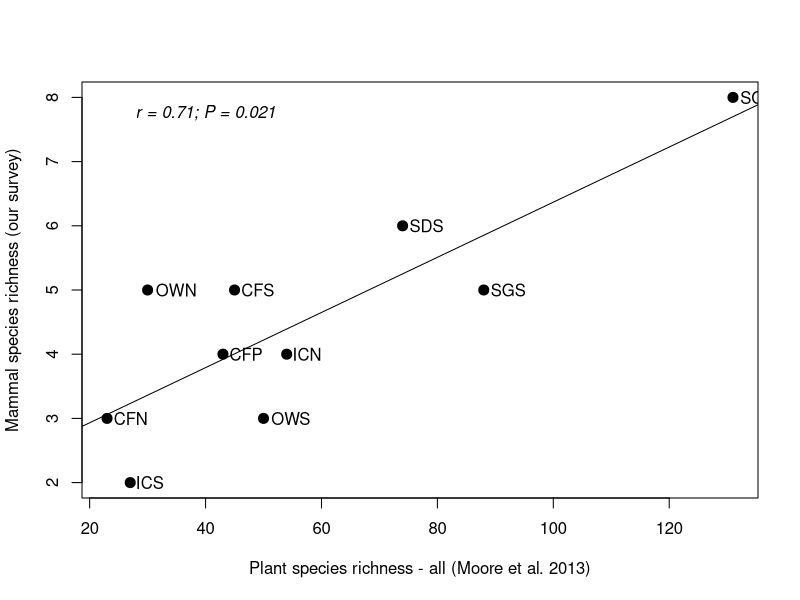
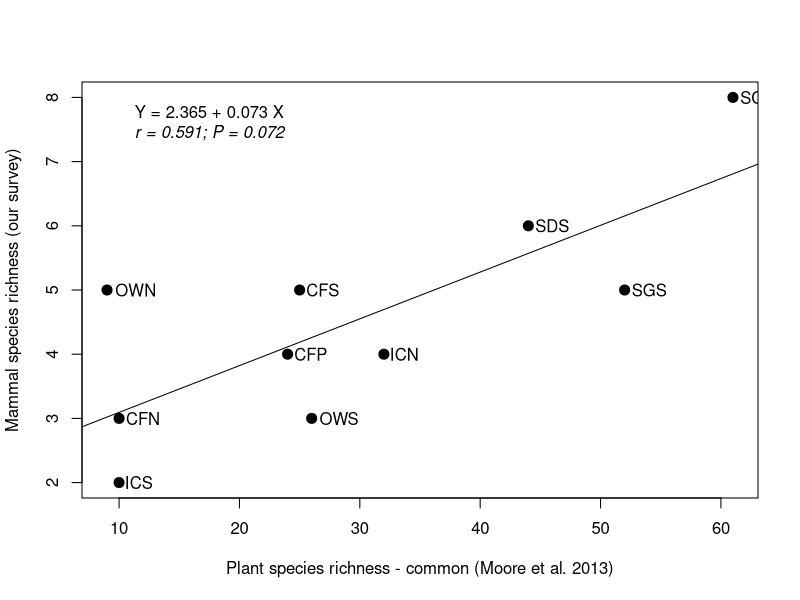
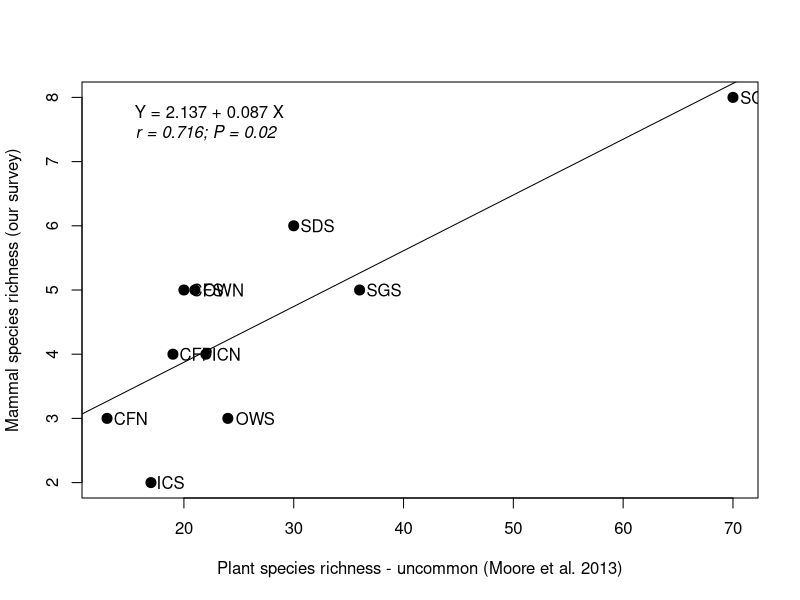
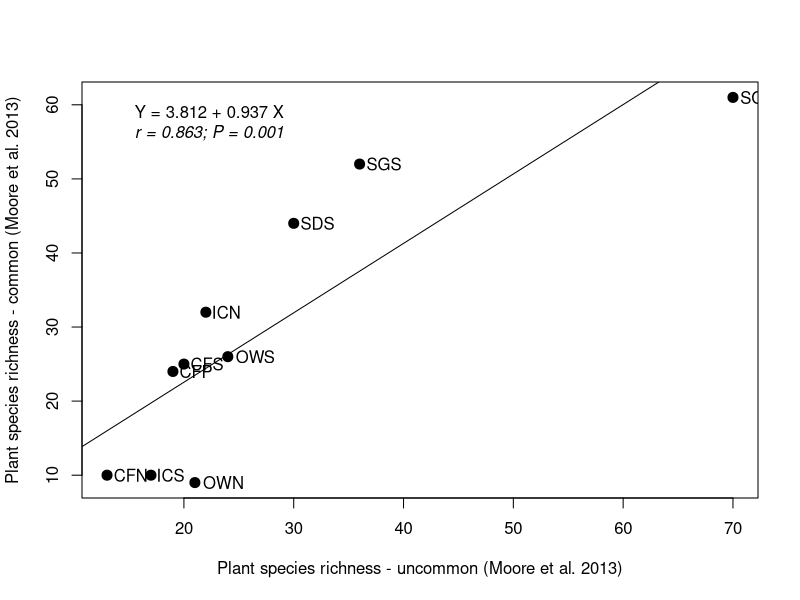
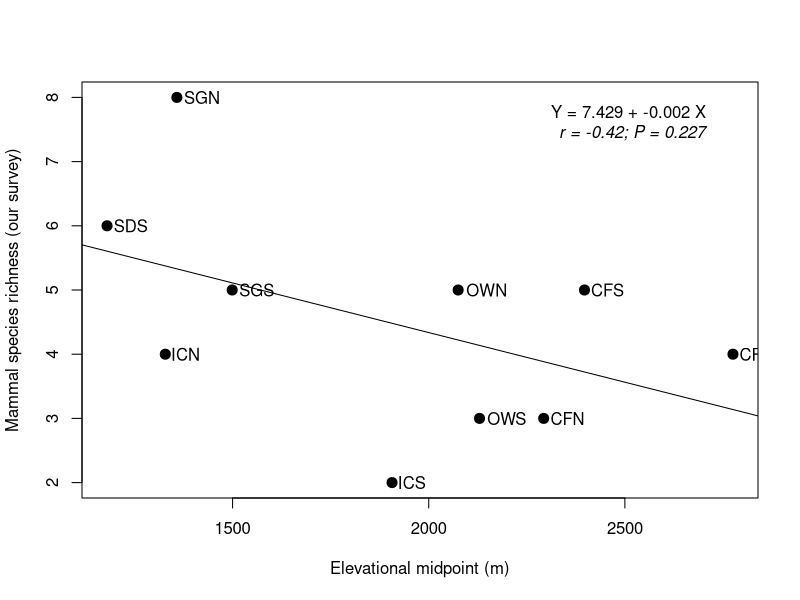
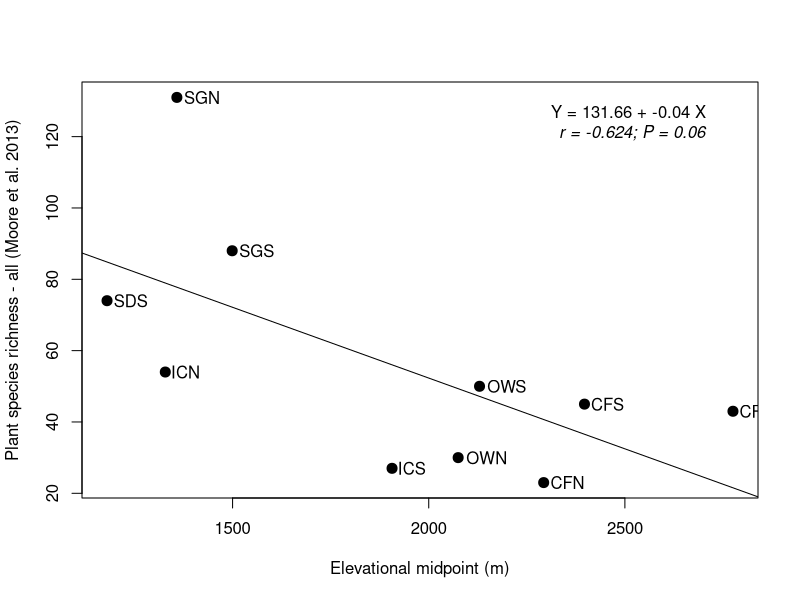

The R source for these figures, in order:
# Code to summarize Santa Catalinas data
#####

#setwd("/Users/n8upham/ASU\ Dropbox/Nathan\ Upham/PROJECTS/SantaCatalinas_project/MS_2024-2025/sc_mamm_survey/Fig5_compareToPlants")
setwd("/Users/unathan/ASU\ Dropbox/Nathan\ Upham/PROJECTS/SantaCatalinas_project/MS_2024-2025/sc_mamm_survey/Fig5_compareToPlants")

allDat<-read.csv("AllMammalRecords_2021-23_Refined.csv")

table(allDat$habitat)

#                                      Interior Chaparral 
#                                                     197 
#                                    Madrean Oak Woodland 
#                                                     316 
#                           Petran Montane Conifer Forest 
#                                                     576 
#                                    Semidesert Grassland 
#                                                     313 
# Upland Sonoran Desertscrub/Semidesert Grassland ecotone 
#                                                     399 

table(allDat$site)

# CFN CFP CFS ICN ICS OWN OWS SDS SGN SGS 
# 120 238 218 123  74 174 142 399 147 166 

allSamplesBySite<-as.data.frame(table(allDat$site))

#    Var1 Freq
# 1   CFN  120
# 2   CFP  238
# 3   CFS  218
# 4   ICN  123
# 5   ICS   74
# 6   OWN  174
# 7   OWS  142
# 8   SDS  399
# 9   SGN  147
# 10  SGS  166

allVoucherDat<-allDat[which(allDat$basisOfRecord=="PRESERVED_SPECIMEN"),]
# 150 records

allVouchersBySite<-as.data.frame(table(allVoucherDat$site))

#    Var1 Freq
# 1   CFN    7
# 2   CFP   18
# 3   CFS   19
# 4   ICN   13
# 5   ICS    4
# 6   OWN   12
# 7   OWS    9
# 8   SDS   35
# 9   SGN   17
# 10  SGS   16


listOfSites<-as.vector(allVouchersBySite$Var1)
allSpp<-list(length(listOfSites))
whichSpp<-list(length(listOfSites))
numSpp<-list(length(listOfSites))
for(i in 1:length(listOfSites)){
	site_i<-listOfSites[i]
	allSpp[[i]]<-allVoucherDat[which(allVoucherDat$site==site_i),"species"]
	whichSpp[[i]]<-as.data.frame(table(allSpp[[i]]))
	numSpp[[i]]<-length(whichSpp[[i]][,1])
}
numSpp_ALL<-do.call(rbind, numSpp)

finalDat<-cbind.data.frame(listOfSites, numSpp_ALL)

#    listOfSites numSpp_ALL
# 1          CFN          3
# 2          CFP          4
# 3          CFS          5
# 4          ICN          4
# 5          ICS          2
# 6          OWN          5
# 7          OWS          3
# 8          SDS          6
# 9          SGN          8
# 10         SGS          5

#######
# PLOTTING
######

# Read back in data joined to Moore et al. 2013, Table 6
#######
datJoined<-read.csv("AllMammalSpecies-bySite_joinToMooreEtAl-Table6_DATA.csv")


# ALL PLANTS
####
X.VAR<-datJoined$numSpp_plantsAll
X.LAB<-"Plant species richness - all (Moore et al. 2013)"
Y.LAB<-"Mammal species richness (our survey)"

	TEST<-cor.test(x=X.VAR, y=datJoined$numSpp_mammalsAll,
              alternative = c("two.sided"),
              method = c("spearman"), conf.level = 0.95)
	TEST$estimate[[1]]
	TEST$p.value[[1]]
	#[1] 0.7099983
	#[1] 0.02142292

	# IS NORMAL?
	ks.test(y=datJoined$numSpp_mammalsAll, x=X.VAR)
		# data:  X.VAR and datJoined$numSpp_mammalsAll
		# D = 1, p-value = 1.083e-05 <<< FAILS!  So not relevant to summarize the linear model.
		# alternative hypothesis: two-sided

	TEST2<-lm(datJoined$numSpp_mammalsAll ~ X.VAR, data=datJoined)
	TEST2$coefficients[[1]]
	TEST2$coefficients[[2]]
    #           (Intercept)  datJoined$numSpp_plantsAll  
    #               2.07323                     0.04295  


pdf("AllMammalSpecies-bySite_joinToMooreEtAl_mam-v-allPlant_clean_noLine.pdf")

	plot(datJoined$numSpp_mammalsAll ~ X.VAR, type="n",data=datJoined, xlab=X.LAB, ylab=Y.LAB)
	points(datJoined$numSpp_mammalsAll ~ X.VAR, data=datJoined, cex=2, pch=20)
	text(y=datJoined$numSpp_mammalsAll, x=X.VAR, labels=datJoined$Site, adj=-0.2)

	abline(a=TEST2$coefficients[[1]], b=TEST2$coefficients[[2]])
	#mtext(text= paste0("Y = ",round(TEST2$coefficients[[1]],3), " + ",round(TEST2$coefficients[[2]],3)," X"), 
	#	side=3, line= -2, adj=0.1)
	mtext(text= paste0("r = ",round(TEST$estimate[[1]],3), "; P = ",round(TEST$p.value[[1]],3)), 
		side=3, line= -2, adj=0.1, font=3)

dev.off()


# COMMON PLANTS
####
X.VAR<-datJoined$numSpp_plantsCommon
X.LAB<-"Plant species richness - common (Moore et al. 2013)"
Y.LAB<-"Mammal species richness (our survey)"

	TEST<-cor.test(x=X.VAR, y=datJoined$numSpp_mammalsAll,
              alternative = c("two.sided"),
              method = c("spearman"), conf.level = 0.95)
	TEST$estimate[[1]]
	TEST$p.value[[1]]
	#[1] 0.5914021
	#[1] 0.07173829	

	TEST2<-lm(datJoined$numSpp_mammalsAll ~ X.VAR, data=datJoined)
	TEST2$coefficients[[1]]
	TEST2$coefficients[[2]]
	#	Coefficients:
	# (Intercept)        X.VAR  
	#    2.36547      0.07285  
pdf("AllMammalSpecies-bySite_joinToMooreEtAl_mam-v-commonPlant_clean.pdf")

	plot(datJoined$numSpp_mammalsAll ~ X.VAR, type="n",data=datJoined, xlab=X.LAB, ylab=Y.LAB)
	points(datJoined$numSpp_mammalsAll ~ X.VAR, data=datJoined, cex=2, pch=20)
	text(y=datJoined$numSpp_mammalsAll, x=X.VAR, labels=datJoined$Site, adj=-0.2)

	abline(a=TEST2$coefficients[[1]], b=TEST2$coefficients[[2]])
	mtext(text= paste0("Y = ",round(TEST2$coefficients[[1]],3), " + ",round(TEST2$coefficients[[2]],3)," X"), 
		side=3, line= -2, adj=0.1)
	mtext(text= paste0("r = ",round(TEST$estimate[[1]],3), "; P = ",round(TEST$p.value[[1]],3)), 
		side=3, line= -3, adj=0.1, font=3)

dev.off()


# UNCOMMON PLANTS
####
X.VAR<-datJoined$numSpp_plantsUncommon
X.LAB<-"Plant species richness - uncommon (Moore et al. 2013)"
Y.LAB<-"Mammal species richness (our survey)"

	TEST<-cor.test(x=X.VAR, y=datJoined$numSpp_mammalsAll,
              alternative = c("two.sided"),
              method = c("spearman"), conf.level = 0.95)
	TEST$estimate[[1]]
	TEST$p.value[[1]]
	#[1] 0.7161722
	#[1] 0.01981919	

	TEST2<-lm(datJoined$numSpp_mammalsAll ~ X.VAR, data=datJoined)
	TEST2$coefficients[[1]]
	TEST2$coefficients[[2]]
	#	Coefficients:
	# (Intercept)       X.VAR 
	#    2.137326    0.086863 
pdf("AllMammalSpecies-bySite_joinToMooreEtAl_mam-v-uncommonPlant_clean.pdf")

	plot(datJoined$numSpp_mammalsAll ~ X.VAR, type="n",data=datJoined, xlab=X.LAB, ylab=Y.LAB)
	points(datJoined$numSpp_mammalsAll ~ X.VAR, data=datJoined, cex=2, pch=20)
	text(y=datJoined$numSpp_mammalsAll, x=X.VAR, labels=datJoined$Site, adj=-0.2)

	abline(a=TEST2$coefficients[[1]], b=TEST2$coefficients[[2]])
	mtext(text= paste0("Y = ",round(TEST2$coefficients[[1]],3), " + ",round(TEST2$coefficients[[2]],3)," X"), 
		side=3, line= -2, adj=0.1)
	mtext(text= paste0("r = ",round(TEST$estimate[[1]],3), "; P = ",round(TEST$p.value[[1]],3)), 
		side=3, line= -3, adj=0.1, font=3)

dev.off()

# COMMON VS UNCOMMON PLANTS
####
X.VAR<-datJoined$numSpp_plantsUncommon
X.LAB<-"Plant species richness - uncommon (Moore et al. 2013)"
Y.LAB<-"Plant species richness - common (Moore et al. 2013)"

	TEST<-cor.test(x=X.VAR, y=datJoined$numSpp_plantsCommon,
              alternative = c("two.sided"),
              method = c("spearman"), conf.level = 0.95)
	TEST$estimate[[1]]
	TEST$p.value[[1]]
		# [1] 0.8632259
		# [1] 0.001293815

	TEST2<-lm(datJoined$numSpp_plantsCommon ~ X.VAR, data=datJoined)
	TEST2$coefficients[[1]]
	TEST2$coefficients[[2]]
	#	Coefficients:
		# (Intercept)       X.VAR 
		#    3.812376    0.937045 
	
pdf("AllMammalSpecies-bySite_joinToMooreEtAl_common-v-uncommonPlant_clean.pdf")

	plot(datJoined$numSpp_plantsCommon ~ X.VAR, type="n",data=datJoined, xlab=X.LAB, ylab=Y.LAB)
	points(datJoined$numSpp_plantsCommon ~ X.VAR, data=datJoined, cex=2, pch=20)
	text(y=datJoined$numSpp_plantsCommon, x=X.VAR, labels=datJoined$Site, adj=-0.2)

	abline(a=TEST2$coefficients[[1]], b=TEST2$coefficients[[2]])
	mtext(text= paste0("Y = ",round(TEST2$coefficients[[1]],3), " + ",round(TEST2$coefficients[[2]],3)," X"), 
		side=3, line= -2, adj=0.1)
	mtext(text= paste0("r = ",round(TEST$estimate[[1]],3), "; P = ",round(TEST$p.value[[1]],3)), 
		side=3, line= -3, adj=0.1, font=3)

dev.off()




# ELEV MID... VS MAMMALS
####
X.VAR<-datJoined$elevMid
X.LAB<-"Elevational midpoint (m)"
Y.LAB<-"Mammal species richness (our survey)"

	TEST<-cor.test(x=X.VAR, y=datJoined$numSpp_mammalsAll,
              alternative = c("two.sided"),
              method = c("spearman"), conf.level = 0.95)
	TEST$estimate[[1]]
	TEST$p.value[[1]]
		# [1] -0.4198251
		# [1] 0.2270985

	TEST2<-lm(datJoined$numSpp_mammalsAll ~ X.VAR, data=datJoined)
	TEST2$coefficients[[1]]
	TEST2$coefficients[[2]]
		# (Intercept)        X.VAR 
		# 7.428708296 -0.001546145 

pdf("AllMammalSpecies-bySite_joinToMooreEtAl_mam-v-elevMid_clean.pdf")

	plot(datJoined$numSpp_mammalsAll ~ X.VAR, type="n",data=datJoined, xlab=X.LAB, ylab=Y.LAB)
	points(datJoined$numSpp_mammalsAll ~ X.VAR, data=datJoined, cex=2, pch=20)
	text(y=datJoined$numSpp_mammalsAll, x=X.VAR, labels=datJoined$Site, adj=-0.2)

	abline(a=TEST2$coefficients[[1]], b=TEST2$coefficients[[2]])
	mtext(text= paste0("Y = ",round(TEST2$coefficients[[1]],3), " + ",round(TEST2$coefficients[[2]],3)," X"), 
		side=3, line= -2, adj=0.9)
	mtext(text= paste0("r = ",round(TEST$estimate[[1]],3), "; P = ",round(TEST$p.value[[1]],3)), 
		side=3, line= -3, adj=0.9, font=3)

dev.off()


# ELEV MID... VS PLANTS
####
X.VAR<-datJoined$elevMid
X.LAB<-"Elevational midpoint (m)"
Y.LAB<-"Plant species richness - all (Moore et al. 2013)"

	TEST<-cor.test(x=X.VAR, y=datJoined$numSpp_plantsAll,
              alternative = c("two.sided"),
              method = c("spearman"), conf.level = 0.95)
	TEST$estimate[[1]]
	TEST$p.value[[1]]
		# [1] -0.6242424
		# [1] 0.06024898

	TEST2<-lm(datJoined$numSpp_plantsAll ~ X.VAR, data=datJoined)
	TEST2$coefficients[[1]]
	TEST2$coefficients[[2]]
		# [1] 131.6602
		# [1] -0.0396791

pdf("AllMammalSpecies-bySite_joinToMooreEtAl_plant-v-elevMid_clean.pdf")

	plot(datJoined$numSpp_plantsAll ~ X.VAR, type="n",data=datJoined, xlab=X.LAB, ylab=Y.LAB)
	points(datJoined$numSpp_plantsAll ~ X.VAR, data=datJoined, cex=2, pch=20)
	text(y=datJoined$numSpp_plantsAll, x=X.VAR, labels=datJoined$Site, adj=-0.2)

	abline(a=TEST2$coefficients[[1]], b=TEST2$coefficients[[2]])
	mtext(text= paste0("Y = ",round(TEST2$coefficients[[1]],3), " + ",round(TEST2$coefficients[[2]],3)," X"), 
		side=3, line= -2, adj=0.9)
	mtext(text= paste0("r = ",round(TEST$estimate[[1]],3), "; P = ",round(TEST$p.value[[1]],3)), 
		side=3, line= -3, adj=0.9, font=3)

dev.off()






# 	Spearman's rank correlation rho
# 
# data:  datJoined$numSpp_plantsAll and datJoined$numSpp_mammalsAll
# S = 47.85, p-value = 0.02142
# alternative hypothesis: true rho is not equal to 0
# sample estimates:
#       rho 
# 0.7099983 


# Colors from other Figs
#####
# colors
# In this order: loud pink, berry, blue, olive green, light aqua
# c("#f178fa", "#62255c", "#4d6180", "#758150", "#bafdca")
cols <- c("#f178fa", "#62255c", "#416fb4", "#799943", "#bafdca")
colsplus <- c("#f178fa", "#62255c", "#416fb4", "#799943", "#bafdca", "#505050", "#959595", rep("#000000", 15))

# Shapes and colors. Shapes by family, colors by habitat.
col_corsp <- c("IntChapUB", "MadOakB", "MadOakUB", "PetConB", "PetConUB", "SDGrassUB", "EcotoneUB", rep("species", 15))

biomeCols<-cbind.data.frame(col_corsp,colsplus)
biomeCols_only<-biomeCols[c(1:7),2]
#    col_corsp colsplus
# 1  IntChapUB  #f178fa
# 2    MadOakB  #62255c
# 3   MadOakUB  #416fb4
# 4    PetConB  #799943
# 5   PetConUB  #bafdca
# 6  SDGrassUB  #505050
# 7  EcotoneUB  #959595


